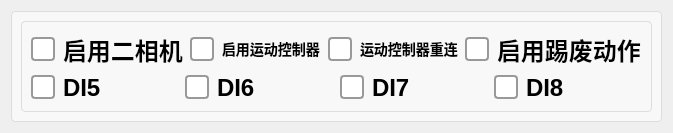
     <widget class="QWidget" name="tab_0">
      <attribute name="title">
       <string>基本功能</string>
      </attribute>
      <layout class="QGridLayout" name="gridLayout_4">
       <item row="0" column="0">
        <widget class="QGroupBox" name="groupBox_11">
         <property name="styleSheet">
          <string notr="true">QGroupBox {
    border: 1px solid #DDD;
    border-radius: 4px;
    font: bold 14px;
    color: #666;
    background-color: #F8F8F8;
}

QGroupBox::title {
    subcontrol-origin: margin;
    subcontrol-position: top left;
    left: 10px;
    padding: 0 5px;
}</string>
         </property>
         <property name="title">
          <string/>
         </property>
         <layout class="QGridLayout" name="gridLayout_3">
          <item row="0" column="0">
           <layout class="QHBoxLayout" name="horizontalLayout_23">
            <item>
             <widget class="QGroupBox" name="groupBox_12">
              <property name="title">
               <string/>
              </property>
              <layout class="QVBoxLayout" name="verticalLayout_7">
               <item>
                <layout class="QHBoxLayout" name="horizontalLayout_18">
                 <item>
                  <widget class="QCheckBox" name="cbox_qiyongerxiangji">
                   <property name="styleSheet">
                    <string notr="true">QCheckBox {
    spacing: 8px;
    font-size: 24px;
    color: #333;
    font-weight: bold;        
    color:  rgb(0, 0, 0);       
}

/* 未选中状态 */
QCheckBox::indicator {
    width: 20px;
    height: 20px;
    border-radius: 4px; /* 方形，圆角可适当调整 */
    border: 2px solid #999;
    background: #ffffff;
}

/* 悬停效果 */
QCheckBox::indicator:hover {
    border: 2px solid #666;
}

/* 选中状态 */
QCheckBox::indicator:checked {
    border: 2px solid #2196F3;
    background-color: qradialgradient(
        cx:0.5, cy:0.5,
        radius:0.4,
        fx:0.5, fy:0.5,
        stop:0 #2196F3,
        stop:1 transparent
    );
}

/* 禁用状态 */
QCheckBox::indicator:disabled {
    border: 2px solid #ccc;
    background: #eee;
}

/* 选中时的文字颜色 */
QCheckBox:checked {
    color: #2196F3;
    font-weight: 500;
}

/* 点击动画效果 */
QCheckBox::indicator:pressed {
    border: 2px solid #1565C0;
    background-color: qradialgradient(
        cx:0.5, cy:0.5,
        radius:0.5,
        fx:0.5, fy:0.5,
        stop:0 #BBDEFB,
        stop:1 transparent
    );
}</string>
                   </property>
                   <property name="text">
                    <string>启用二相机</string>
                   </property>
                  </widget>
                 </item>
                 <item>
                  <widget class="QCheckBox" name="cbox_qiyongyundongkongzhiqi">
                   <property name="styleSheet">
                    <string notr="true">QCheckBox {
    spacing: 8px;
    font-size: 14px;
    color: #333;
    font-weight: bold;        
    color:  rgb(0, 0, 0);       
}

/* 未选中状态 */
QCheckBox::indicator {
    width: 20px;
    height: 20px;
    border-radius: 4px; /* 方形，圆角可适当调整 */
    border: 2px solid #999;
    background: #ffffff;
}

/* 悬停效果 */
QCheckBox::indicator:hover {
    border: 2px solid #666;
}

/* 选中状态 */
QCheckBox::indicator:checked {
    border: 2px solid #2196F3;
    background-color: qradialgradient(
        cx:0.5, cy:0.5,
        radius:0.4,
        fx:0.5, fy:0.5,
        stop:0 #2196F3,
        stop:1 transparent
    );
}

/* 禁用状态 */
QCheckBox::indicator:disabled {
    border: 2px solid #ccc;
    background: #eee;
}

/* 选中时的文字颜色 */
QCheckBox:checked {
    color: #2196F3;
    font-weight: 500;
}

/* 点击动画效果 */
QCheckBox::indicator:pressed {
    border: 2px solid #1565C0;
    background-color: qradialgradient(
        cx:0.5, cy:0.5,
        radius:0.5,
        fx:0.5, fy:0.5,
        stop:0 #BBDEFB,
        stop:1 transparent
    );
}</string>
                   </property>
                   <property name="text">
                    <string>启用运动控制器</string>
                   </property>
                  </widget>
                 </item>
                 <item>
                  <widget class="QCheckBox" name="cbox_yundongkongzhiqichonglian">
                   <property name="styleSheet">
                    <string notr="true">QCheckBox {
    spacing: 8px;
    font-size: 14px;
    color: #333;
    font-weight: bold;        
    color:  rgb(0, 0, 0);       
}

/* 未选中状态 */
QCheckBox::indicator {
    width: 20px;
    height: 20px;
    border-radius: 4px; /* 方形，圆角可适当调整 */
    border: 2px solid #999;
    background: #ffffff;
}

/* 悬停效果 */
QCheckBox::indicator:hover {
    border: 2px solid #666;
}

/* 选中状态 */
QCheckBox::indicator:checked {
    border: 2px solid #2196F3;
    background-color: qradialgradient(
        cx:0.5, cy:0.5,
        radius:0.4,
        fx:0.5, fy:0.5,
        stop:0 #2196F3,
        stop:1 transparent
    );
}

/* 禁用状态 */
QCheckBox::indicator:disabled {
    border: 2px solid #ccc;
    background: #eee;
}

/* 选中时的文字颜色 */
QCheckBox:checked {
    color: #2196F3;
    font-weight: 500;
}

/* 点击动画效果 */
QCheckBox::indicator:pressed {
    border: 2px solid #1565C0;
    background-color: qradialgradient(
        cx:0.5, cy:0.5,
        radius:0.5,
        fx:0.5, fy:0.5,
        stop:0 #BBDEFB,
        stop:1 transparent
    );
}</string>
                   </property>
                   <property name="text">
                    <string>运动控制器重连</string>
                   </property>
                  </widget>
                 </item>
                 <item>
                  <widget class="QCheckBox" name="cbox_isTifeidongzuo">
                   <property name="styleSheet">
                    <string notr="true">QCheckBox {
    spacing: 8px;
    font-size: 24px;
    color: #333;
    font-weight: bold;        
    color:  rgb(0, 0, 0);       
}

/* 未选中状态 */
QCheckBox::indicator {
    width: 20px;
    height: 20px;
    border-radius: 4px; /* 方形，圆角可适当调整 */
    border: 2px solid #999;
    background: #ffffff;
}

/* 悬停效果 */
QCheckBox::indicator:hover {
    border: 2px solid #666;
}

/* 选中状态 */
QCheckBox::indicator:checked {
    border: 2px solid #2196F3;
    background-color: qradialgradient(
        cx:0.5, cy:0.5,
        radius:0.4,
        fx:0.5, fy:0.5,
        stop:0 #2196F3,
        stop:1 transparent
    );
}

/* 禁用状态 */
QCheckBox::indicator:disabled {
    border: 2px solid #ccc;
    background: #eee;
}

/* 选中时的文字颜色 */
QCheckBox:checked {
    color: #2196F3;
    font-weight: 500;
}

/* 点击动画效果 */
QCheckBox::indicator:pressed {
    border: 2px solid #1565C0;
    background-color: qradialgradient(
        cx:0.5, cy:0.5,
        radius:0.5,
        fx:0.5, fy:0.5,
        stop:0 #BBDEFB,
        stop:1 transparent
    );
}</string>
                   </property>
                   <property name="text">
                    <string>启用踢废动作</string>
                   </property>
                  </widget>
                 </item>
                </layout>
               </item>
               <item>
                <layout class="QHBoxLayout" name="horizontalLayout_42">
                 <item>
                  <widget class="QCheckBox" name="cbox_DICameraTrigger1">
                   <property name="styleSheet">
                    <string notr="true">QCheckBox {
    spacing: 8px;
    font-size: 24px;
    color: #333;
    font-weight: bold;        
    color:  rgb(0, 0, 0);       
}

/* 未选中状态 */
QCheckBox::indicator {
    width: 20px;
    height: 20px;
    border-radius: 4px; /* 方形，圆角可适当调整 */
    border: 2px solid #999;
    background: #ffffff;
}

/* 悬停效果 */
QCheckBox::indicator:hover {
    border: 2px solid #666;
}

/* 选中状态 */
QCheckBox::indicator:checked {
    border: 2px solid #2196F3;
    background-color: qradialgradient(
        cx:0.5, cy:0.5,
        radius:0.4,
        fx:0.5, fy:0.5,
        stop:0 #2196F3,
        stop:1 transparent
    );
}

/* 禁用状态 */
QCheckBox::indicator:disabled {
    border: 2px solid #ccc;
    background: #eee;
}

/* 选中时的文字颜色 */
QCheckBox:checked {
    color: #2196F3;
    font-weight: 500;
}

/* 点击动画效果 */
QCheckBox::indicator:pressed {
    border: 2px solid #1565C0;
    background-color: qradialgradient(
        cx:0.5, cy:0.5,
        radius:0.5,
        fx:0.5, fy:0.5,
        stop:0 #BBDEFB,
        stop:1 transparent
    );
}</string>
                   </property>
                   <property name="text">
                    <string>DI5</string>
                   </property>
                  </widget>
                 </item>
                 <item>
                  <widget class="QCheckBox" name="cbox_DICameraTrigger2">
                   <property name="styleSheet">
                    <string notr="true">QCheckBox {
    spacing: 8px;
    font-size: 24px;
    color: #333;
    font-weight: bold;        
    color:  rgb(0, 0, 0);       
}

/* 未选中状态 */
QCheckBox::indicator {
    width: 20px;
    height: 20px;
    border-radius: 4px; /* 方形，圆角可适当调整 */
    border: 2px solid #999;
    background: #ffffff;
}

/* 悬停效果 */
QCheckBox::indicator:hover {
    border: 2px solid #666;
}

/* 选中状态 */
QCheckBox::indicator:checked {
    border: 2px solid #2196F3;
    background-color: qradialgradient(
        cx:0.5, cy:0.5,
        radius:0.4,
        fx:0.5, fy:0.5,
        stop:0 #2196F3,
        stop:1 transparent
    );
}

/* 禁用状态 */
QCheckBox::indicator:disabled {
    border: 2px solid #ccc;
    background: #eee;
}

/* 选中时的文字颜色 */
QCheckBox:checked {
    color: #2196F3;
    font-weight: 500;
}

/* 点击动画效果 */
QCheckBox::indicator:pressed {
    border: 2px solid #1565C0;
    background-color: qradialgradient(
        cx:0.5, cy:0.5,
        radius:0.5,
        fx:0.5, fy:0.5,
        stop:0 #BBDEFB,
        stop:1 transparent
    );
}</string>
                   </property>
                   <property name="text">
                    <string>DI6</string>
                   </property>
                  </widget>
                 </item>
                 <item>
                  <widget class="QCheckBox" name="cbox_DICameraTrigger3">
                   <property name="styleSheet">
                    <string notr="true">QCheckBox {
    spacing: 8px;
    font-size: 24px;
    color: #333;
    font-weight: bold;        
    color:  rgb(0, 0, 0);       
}

/* 未选中状态 */
QCheckBox::indicator {
    width: 20px;
    height: 20px;
    border-radius: 4px; /* 方形，圆角可适当调整 */
    border: 2px solid #999;
    background: #ffffff;
}

/* 悬停效果 */
QCheckBox::indicator:hover {
    border: 2px solid #666;
}

/* 选中状态 */
QCheckBox::indicator:checked {
    border: 2px solid #2196F3;
    background-color: qradialgradient(
        cx:0.5, cy:0.5,
        radius:0.4,
        fx:0.5, fy:0.5,
        stop:0 #2196F3,
        stop:1 transparent
    );
}

/* 禁用状态 */
QCheckBox::indicator:disabled {
    border: 2px solid #ccc;
    background: #eee;
}

/* 选中时的文字颜色 */
QCheckBox:checked {
    color: #2196F3;
    font-weight: 500;
}

/* 点击动画效果 */
QCheckBox::indicator:pressed {
    border: 2px solid #1565C0;
    background-color: qradialgradient(
        cx:0.5, cy:0.5,
        radius:0.5,
        fx:0.5, fy:0.5,
        stop:0 #BBDEFB,
        stop:1 transparent
    );
}</string>
                   </property>
                   <property name="text">
                    <string>DI7</string>
                   </property>
                  </widget>
                 </item>
                 <item>
                  <widget class="QCheckBox" name="cbox_DICameraTrigger4">
                   <property name="styleSheet">
                    <string notr="true">QCheckBox {
    spacing: 8px;
    font-size: 24px;
    color: #333;
    font-weight: bold;        
    color:  rgb(0, 0, 0);       
}

/* 未选中状态 */
QCheckBox::indicator {
    width: 20px;
    height: 20px;
    border-radius: 4px; /* 方形，圆角可适当调整 */
    border: 2px solid #999;
    background: #ffffff;
}

/* 悬停效果 */
QCheckBox::indicator:hover {
    border: 2px solid #666;
}

/* 选中状态 */
QCheckBox::indicator:checked {
    border: 2px solid #2196F3;
    background-color: qradialgradient(
        cx:0.5, cy:0.5,
        radius:0.4,
        fx:0.5, fy:0.5,
        stop:0 #2196F3,
        stop:1 transparent
    );
}

/* 禁用状态 */
QCheckBox::indicator:disabled {
    border: 2px solid #ccc;
    background: #eee;
}

/* 选中时的文字颜色 */
QCheckBox:checked {
    color: #2196F3;
    font-weight: 500;
}

/* 点击动画效果 */
QCheckBox::indicator:pressed {
    border: 2px solid #1565C0;
    background-color: qradialgradient(
        cx:0.5, cy:0.5,
        radius:0.5,
        fx:0.5, fy:0.5,
        stop:0 #BBDEFB,
        stop:1 transparent
    );
}</string>
                   </property>
                   <property name="text">
                    <string>DI8</string>
                   </property>
                  </widget>
                 </item>
                </layout>
               </item>
              </layout>
             </widget>
            </item>
           </layout>
          </item>
         </layout>
        </widget>
       </item>
      </layout>
     </widget>
